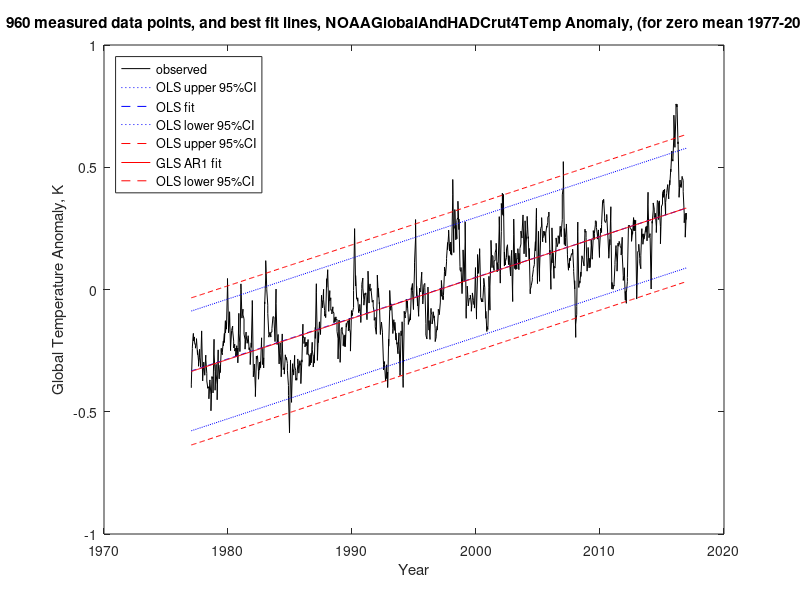

Source code (MATLAB):
%%%%%%%%%%%%%%%%%%%%%%%%%%%%%%%%%%%%%%%%%%%%%%%%%%%%%%%%%%%%%%%%%%%%%%%%%%%%%%%%%
% This program reads monthly global temperature anomaly data, then does OLS and %
% GLS for both linear (y = b0 + b1.t) and quadratic (y = b0 + b1.t + b2.t^2).   %
% This code is for Matlab or Octave (no special libraries required).            %
%%%%%%%%%%%%%%%%%%%%%%%%%%%%%%%%%%%%%%%%%%%%%%%%%%%%%%%%%%%%%%%%%%%%%%%%%%%%%%%%%
% ***** This version takes the mean of each 12 months of the year to get annual data *****

dataName='NOAAGlobalAndHADCrut4';




    %%%%%%%%%%%%%%%%%%%%%
    % Assemble the data %
    %%%%%%%%%%%%%%%%%%%%%
    % NOAAGlobalTemp .asc file of the same name but '   ' replaced with ',' to make it csv
    TempAnomData1=csvread('aravg.mon.land_ocean.90S.90N.v4.0.1.201704.csv');
    [n1,~]=size(TempAnomData1);
    TempAnomData1a=0;
    m=0;
    for i=1:n1
        if TempAnomData1(i,1)>1976 && TempAnomData1(i,1)<2017
            m=m+1;
            TempAnomData1a(m,1)=TempAnomData1(i,1);
            TempAnomData1a(m,2)=TempAnomData1(i,2);
            TempAnomData1a(m,3)=TempAnomData1(i,3);
        end
    end
    Temp1Mean=mean(TempAnomData1a);
    % Temp1Mean(1,3) is the mean NOAA anomaly over 1977 to 2016

    % HADCrut4 .txt file of the same name but '   ' and '/' replaced with ',' to make it csv
    TempAnomData2=csvread('HadCRUT.4.5.0.0.monthly_ns_avg.csv');
    [n2,~]=size(TempAnomData2);
    TempAnomData2a=0;
    m=0;
    for i=1:n2
        if TempAnomData2(i,1)>1976 && TempAnomData2(i,1)<2017
            m=m+1;
            TempAnomData2a(m,1)=TempAnomData2(i,1);
            TempAnomData2a(m,2)=TempAnomData2(i,2);
            TempAnomData2a(m,3)=TempAnomData2(i,3);
        end
    end
    Temp2Mean=mean(TempAnomData2a);
    % Temp2Mean(1,3) is the mean HADCrut4 anomaly over 1977 to 2016
    
    % Combine the datasets
    % columns will be year, month, dataset, temp anomaly
    TempAnomData=0;
    m=0;
    [n1,~]=size(TempAnomData1a);
    for i=1:n1
        m=m+1;
        TempAnomData(m,1)=TempAnomData1a(i,1);
        TempAnomData(m,2)=TempAnomData1a(i,2);
        TempAnomData(m,3)=1;
        % adjust for zero mean 1977-2016
        TempAnomData(m,4)=TempAnomData1a(i,3)-Temp1Mean(1,3);
    end
    [n2,~]=size(TempAnomData2a);
    for i=1:n2
        m=m+1;
        TempAnomData(m,1)=TempAnomData2a(i,1);
        TempAnomData(m,2)=TempAnomData2a(i,2);
        TempAnomData(m,3)=2;
        % adjust for zero mean 1977-2016
        TempAnomData(m,4)=TempAnomData2a(i,3)-Temp2Mean(1,3);
    end
    % sort in year, month, dataset order
    TempAnomData=sortrows(TempAnomData);


    [n,~]=size(TempAnomData);
    t=0;  % time in decimal years AD
    x=0;  % OLS/GLS matrix
    y=0;  % temp anomaly
    ds=0; % dataset
    m=0;
    for i=1:n
        tYear=TempAnomData(i,1)+(TempAnomData(i,2)-0.5)/12;
        m=m+1;
        t(m)=tYear;
        x(m,1)=1;
        x(m,2)=t(m)-2000;
        ds(m)=TempAnomData(i,3);
        y(m,1)=TempAnomData(i,4);
    end



    disp('========================================================');
    disp([dataName,' Annual Mean of Monthly Temperature Anomaly Data 1977-2016']);
    disp('========================================================');


    %%%%%%%%%%%%%%%%%%%%%%%%%%%%%%%%%%%%%
    % OLS calculation by matrix algebra %
    %%%%%%%%%%%%%%%%%%%%%%%%%%%%%%%%%%%%%
    [n,k]=size(x);
    DegreesOfFreedom=n-k;
    varName(1,:)='(Intercept)';
    varName(2,:)='year - 2000';
    disp('OLS calculation by matrix algebra:');
    betaOLS=inv(transpose(x)*x)*transpose(x)*y;
    residuals=y-x*betaOLS;

    SSR=transpose(residuals)*residuals;
    % for improved rho estimate:
    meanPred=(1/n)*ones(n,n)*x*betaOLS; % n x 1 vector all elements=mean predicted value
    predDev=x*betaOLS-meanPred;
    SSPD=transpose(predDev)*predDev;
    
    residStdErrOLS=std(residuals)*sqrt((n-1)/(n-k));
    stdErrorOLS=0;
    tValue=0;
    normCov=inv(transpose(x)*x);
    for m=1:k
        stdErrorOLS(m,1)=residStdErrOLS*sqrt(normCov(m,m));
        tValue(m,1)=betaOLS(m,1)/stdErrorOLS(m,1);
    end
    disp('                 Estimate     Std. Error    t value');
    for m=1:k
        fprintf('%s  %12.6f  %12.6f  %9.3f\n',varName(m,:),betaOLS(m,1),stdErrorOLS(m,1),tValue(m,1));
    end
    disp(['Residual standard error: ',num2str(residStdErrOLS),' on ',num2str(n-k),' degrees of freedom']);

    bestFitTunEq=0;
    bestFitYunEq=0;
    upperCIunEq=0;
    lowerCIunEq=0;
    for i=1:n
        bestFitTunEq(i)=t(i);
        bestFitYunEq(i)=betaOLS(1,1)+x(i,2)*betaOLS(2,1);
        upperCIunEq(i)=bestFitYunEq(i)+1.96*residStdErrOLS;
        lowerCIunEq(i)=bestFitYunEq(i)-1.96*residStdErrOLS;
    end
    
    disp('--------------------------------------------------------');
    

    %%%%%%%%%%%%%%%%%%%%%%%%%%%%%%%%%%%%%%%%%%%%%%%%%%%%%%%%%%%%%%%%
    % First find kd = rd/ro where rd = effective distance in years %
    % between the datasets, equation (3.7).                        %
    %%%%%%%%%%%%%%%%%%%%%%%%%%%%%%%%%%%%%%%%%%%%%%%%%%%%%%%%%%%%%%%%
    m=0;
    sumSameTrds=0;
    for i=2:n
        if abs(t(i)-t(i-1))<0.01 && ds(i)~=ds(i-1)
            % same time, different dataset
            m=m+1;
            sumSameTrds=sumSameTrds+(residuals(i,1)-residuals(i-1,1))^2;
        end
    end
    variance=residStdErrOLS^2;
    kd=-log(1-sumSameTrds/(2*m*variance));
    disp(['kd = rd/ro = ',num2str(kd),' = (dataset distance)/ro - see (3.7)']);


    %%%%%%%%%%%%%%%%%%%%%%%%%%%%%%%%%%%%%%%%%%%%%%%%%%%%%%%%%%%%%%%%%%%%%%%%
    % Now find the sum of squares of residual differences from the closest %
    % residual (by time difference) in the SAME dataset, inverse distance  %
    % weighted and divided by 2, to give RHS of (3.8).                     %
    %%%%%%%%%%%%%%%%%%%%%%%%%%%%%%%%%%%%%%%%%%%%%%%%%%%%%%%%%%%%%%%%%%%%%%%%
    gammaRHSidw=0;
    for i=3:n
        if ds(i)~=ds(i-2)
            % checking - shouldn't happen
            disp(['Dataset alternation fail at row ',num2str(i),' (missing data?)']);
        end
        % unweighted:
        gammaRHSidw=gammaRHSidw+(residuals(i,1)-residuals(i-2,1))^2;
    end
    gammaRHSidw=gammaRHSidw/2;


    %%%%%%%%%%%%%%%%%%%%%%%%%%%%%%%%%%%%%%%%%%%%%%%%%%%%%%%%%%%%%%%%%%%%%
    % Now find ro by incrementing it until LHS of (3.8) <= RHS of (3.8) %
    %%%%%%%%%%%%%%%%%%%%%%%%%%%%%%%%%%%%%%%%%%%%%%%%%%%%%%%%%%%%%%%%%%%%%
    ro=0;
    gammaLHSidw=2*gammaRHSidw;
    while gammaLHSidw>gammaRHSidw
        ro=ro+0.01;
        gammaLHSidw=0;
        for i=3:n
            if ds(i)~=ds(i-2)
                % checking - shouldn't happen
                disp(['Dataset alternation fail at row ',num2str(i),' (missing data?)']);
            end
            % unweighted:
            gammaLHSidw=gammaLHSidw+(1-exp(-sqrt(((x(i,2)-x(i-2,2))/ro)^2+kd*kd)));
        end
        gammaLHSidw=gammaLHSidw*variance;
    end
    rd=kd*ro;
    disp('Durbin-Watson equivalent estimate (3.8):');
    disp(['RBF time ro = ',num2str(ro),' years,  dataset rd = ',num2str(rd),' years']);


    disp('--------------------------------------------------------');
    
    
    %%%%%%%%%%%%%%%%%%%%%%%%%%%%%%%%%%%%%
    % GLS calculation by matrix algebra %
    %%%%%%%%%%%%%%%%%%%%%%%%%%%%%%%%%%%%%
    disp(['GLS using ro = ',num2str(ro),' years,  dataset rd = ',num2str(rd),' years']);
    disp(['Assembling S: ',num2str(n),' x ',num2str(n)]);
    % calculate S first, then invert (hopefully)
    S=eye(n);
    for i=1:n-1
        for j=i+1:n
            if ds(i)==ds(j)
                phi=exp(-sqrt(((t(j)-t(i))/ro)^2+0));
            else
                phi=exp(-sqrt(((t(j)-t(i))/ro)^2+kd*kd));
            end
            S(i,j)=phi;
            S(j,i)=S(i,j);
        end
    end
    disp(['Inverting S']);
    Sinv=inv(S);
    betaGLSmdw3=inv(transpose(x)*Sinv*x)*transpose(x)*Sinv*y;
    residualsGLS=y-x*betaGLSmdw3;
    residStdErr=sqrt(transpose(residualsGLS)*Sinv*residualsGLS/(n-k));
    stdErrorMDW3=0;
    tValue=0;
    normCov=inv(transpose(x)*Sinv*x);
    for m=1:k
        stdErrorMDW3(m,1)=residStdErr*sqrt(normCov(m,m));
        tValue(m,1)=betaGLSmdw3(m,1)/stdErrorMDW3(m,1);
    end
    disp('                 Estimate     Std. Error    t value');
    for m=1:k
        fprintf('%s  %12.6f  %12.6f  %9.3f\n',varName(m,:),betaGLSmdw3(m,1),stdErrorMDW3(m,1),tValue(m,1));
    end
    disp(['Residual standard error: ',num2str(residStdErr),' on ',num2str(n-k),' degrees of freedom']);

    disp('--------------------------------------------------------');
    
    
    %%%%%%%%%%%%%%%%%%%%%%%%%%%%%%%%%%%%%%%%%%%%%%%%%%%%%%%%%%%%%%%%%%%%%
    % Now find ro by incrementing it until LHS of (3.9) <= RHS of (3.9) %
    %%%%%%%%%%%%%%%%%%%%%%%%%%%%%%%%%%%%%%%%%%%%%%%%%%%%%%%%%%%%%%%%%%%%%
    ro=0;
    LHSmultiplier=variance*(2-exp(-SSPD/SSR));
    gammaLHSidw=2*gammaRHSidw;
    while gammaLHSidw>gammaRHSidw
        ro=ro+0.01;
        gammaLHSidw=0;
        for i=3:n
            if ds(i)~=ds(i-2)
                % checking - shouldn't happen
                disp(['Dataset alternation fail at row ',num2str(i),' (missing data?)']);
            end
            % unweighted:
            gammaLHSidw=gammaLHSidw+(1-exp(-sqrt(((x(i,2)-x(i-2,2))/ro)^2+kd*kd)));
        end
        gammaLHSidw=gammaLHSidw*LHSmultiplier;
    end
    rd=kd*ro;
    disp('Modified Durbin-Watson equivalent estimate (3.9):');
    disp(['RBF time ro = ',num2str(ro),' years,  dataset rd = ',num2str(rd),' years']);

    disp('--------------------------------------------------------');
    
    
    %%%%%%%%%%%%%%%%%%%%%%%%%%%%%%%%%%%%%
    % GLS calculation by matrix algebra %
    %%%%%%%%%%%%%%%%%%%%%%%%%%%%%%%%%%%%%
    disp(['GLS using ro = ',num2str(ro),' years,  dataset rd = ',num2str(rd),' years']);
    disp(['Assembling S: ',num2str(n),' x ',num2str(n)]);
    % calculate S first, then invert (hopefully)
    S=eye(n);
    for i=1:n-1
        for j=i+1:n
            if ds(i)==ds(j)
                phi=exp(-sqrt(((t(j)-t(i))/ro)^2+0));
            else
                phi=exp(-sqrt(((t(j)-t(i))/ro)^2+kd*kd));
            end
            S(i,j)=phi;
            S(j,i)=S(i,j);
        end
    end
    disp(['Inverting S']);
    Sinv=inv(S);
    betaGLSmdw3=inv(transpose(x)*Sinv*x)*transpose(x)*Sinv*y;
    residualsGLS=y-x*betaGLSmdw3;
    residStdErrMDW3=sqrt(transpose(residualsGLS)*Sinv*residualsGLS/(n-k));
    stdErrorMDW3=0;
    tValue=0;
    normCov=inv(transpose(x)*Sinv*x);
    for m=1:k
        stdErrorMDW3(m,1)=residStdErrMDW3*sqrt(normCov(m,m));
        tValue(m,1)=betaGLSmdw3(m,1)/stdErrorMDW3(m,1);
    end
    disp('                 Estimate     Std. Error    t value');
    for m=1:k
        fprintf('%s  %12.6f  %12.6f  %9.3f\n',varName(m,:),betaGLSmdw3(m,1),stdErrorMDW3(m,1),tValue(m,1));
    end
    disp(['Residual standard error: ',num2str(residStdErrMDW3),' on ',num2str(n-k),' degrees of freedom']);
    
    bestFitTmdw3=0;
    bestFitYmdw3=0;
    upperCImdw3=0;
    lowerCImdw3=0;
    for i=1:n
        bestFitTmdw3(i)=t(i);
        bestFitYmdw3(i)=betaGLSmdw3(1,1)+x(i,2)*betaGLSmdw3(2,1);
        upperCImdw3(i)=bestFitYmdw3(i)+1.96*residStdErrMDW3;
        lowerCImdw3(i)=bestFitYmdw3(i)-1.96*residStdErrMDW3;
    end
    

    
    disp('========================================================');
    
    % Plot regression lines:
    plot(t,y,'k-',bestFitTunEq,upperCIunEq,'b:',bestFitTunEq,bestFitYunEq,'b--',bestFitTunEq,lowerCIunEq,'b:',bestFitTmdw3,upperCImdw3,'r--',bestFitTmdw3,bestFitYmdw3,'r-',bestFitTmdw3,lowerCImdw3,'r--');
    legend('observed','OLS upper 95%CI','OLS fit','OLS lower 95%CI','OLS upper 95%CI',['GLS AR1 fit'],'OLS lower 95%CI','Location','northwest');
    title([num2str(n),' measured data points, and best fit lines, ',dataName,'Temp Anomaly, (for zero mean 1977-2016)']);
    xlabel('Year');
    ylabel('Global Temperature Anomaly, K');


